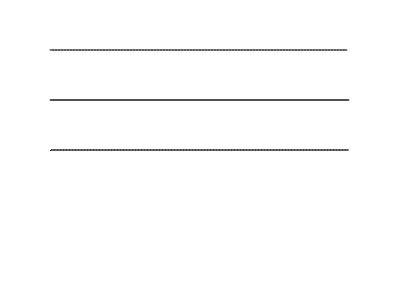
Frame 1 (no input)
Frame 60 (no input): identical to frame 1, image omitted
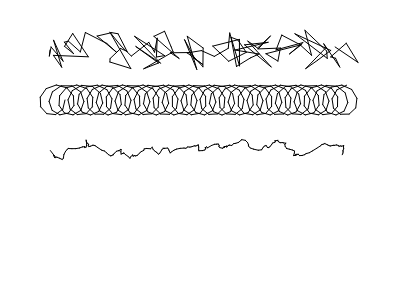
Frame 120 (the mouse pressed at the canvas centre since frame 60)

The p5.js sketch that drew these frames (run headless with seeded random() and noise() and a simulated clock; from frame 60 on, the mouse is pressed at the canvas centre):

// p5.js sketch
// ── sketch.js
function setup() {
  // put setup code here
  createCanvas(400,300);
  //line_rand_0011(50,150,350,150,5,100);

}

function draw() {
	fill(255);
	rect(-1,-1,width+2,height+2);
  
  	// put drawing code here
	line_rand_0011(50,50,350,50,0.1*mouseX,100);
	line_roll_0011(50,100,350,100,0.1*mouseY,mouseX,300);
	line_noise_0011(50,150,350,150,0.1*mouseY,0.1*mouseX,200);
}

function line_rand_0011(x0,y0,x1,y1,randness,res)
{
	var xp = x0;
	var yp = y0;

	for(var i=1;i<res;i++)
	{
		var t = i/res;
		var xt = lerpAB(x0,x1,t);
		var yt = lerpAB(y0,y1,t);

		var biasX = random(-randness,randness);
		var biasY = random(-randness,randness);

		var x = xt + biasX;
		var y = yt + biasY;

		line(xp,yp,x,y);

		xp = x;
		yp = y;
	}
}

function line_roll_0011(x0,y0,x1,y1,radius,Freq,res)
{
	var theta = 0;
	var xp = x0 + radius * cos(theta);
	var yp = y0 + radius * sin(theta);

	
	for(var i=1;i<res;i++)
	{
		var t = i/res;
		var xt = lerpAB(x0,x1,t);
		var yt = lerpAB(y0,y1,t);

		theta = t*Freq;
		var x = xt + radius * cos(theta);
		var y = yt + radius * sin(theta);

		line(xp,yp,x,y);

		xp = x;
		yp = y;
	}
}

function line_noise_0011(x0,y0,x1,y1,Amp,Freq,res)
{
	var xp = x0 + map(noise(0*Freq),0,1,-1,1);
	var yp = y0 + map(noise(0*Freq+10000),0,1,-1,1);

	for(var i=1;i<res;i++)
	{
		var t = i/res;
		var xt = lerpAB(x0,x1,t);
		var yt = lerpAB(y0,y1,t);

		theta = t*Freq;
		var x = xt + Amp * map(noise(t*Freq),0,1,-1,1);
		var y = yt + Amp * map(noise(t*Freq+10000),0,1,-1,1);

		line(xp,yp,x,y);
		xp = x;
		yp = y;
	}
}


function lerpAB(a,b,t)
{
	return a + t*(b-a);
}
